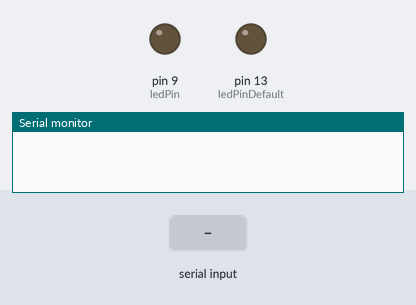
The sketch below on a simulated Arduino Uno, built with avr-gcc and run on an emulated ATmega328P. Parts: output pins drawn as LEDs (lit = HIGH), the last lines printed to the serial monitor. Dashed ring = blinking. The test bench sets the inputs (shaded band).

Above: at 1.2 s.
1.3 s: byte 120 received over Serial
At 4.2 s:
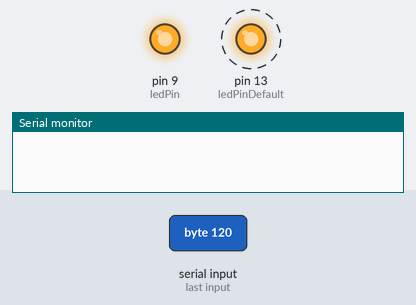
4.3 s: byte 30 received over Serial
At 5.2 s:
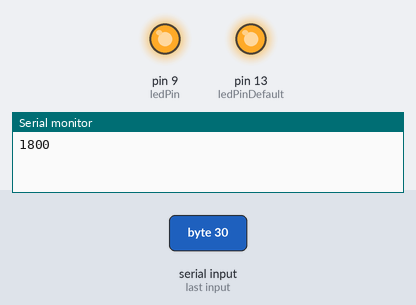
Timing chart, 0 to 7.3 s (numbered marks = the images above; inputs shaded):
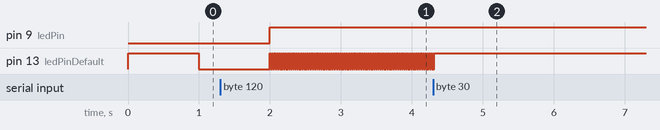

The sketch:

LedBrightnessControl.ino
```cpp
int ledPin=9;
int ledPinDefault=13;
void setup() {
  // put your setup code here, to run once:
  pinMode(ledPin,OUTPUT);
  pinMode(ledPinDefault,OUTPUT);
  Serial.begin(9600);
}
void loop() {
  if(Serial.available()>0)
  {
    int input=Serial.read();
    input-=48;
    analogWrite(ledPin,input*25);
    /*digitalWrite(ledPinDefault,b);
    b=swap(b);*/
    delayLoop(input);
    Serial.println(input*25);
  }
  else delayLoop(0);
}
void delayLoop(int input)
{
  for(;;)
  {
      if(Serial.available()>0) break;
      digitalWrite(ledPinDefault,HIGH);
      delay(1000/(input+1));
      digitalWrite(ledPinDefault,LOW);
      delay(1000/(input+1));
  }
}
```

Measured:
- after the input at 1.3 s, pin 9 (ledPin): LOW → HIGH after 0.70 s
- after the input at 4.3 s, pin 13 (ledPinDefault): goes on until 4.3 s, then stays HIGH
- by itself, pin 13 (ledPinDefault): alternates HIGH for 0.01 s and LOW for 0.01 s
